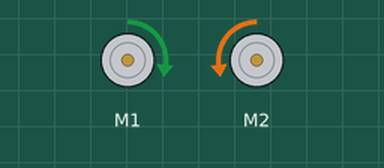
Bench run of a sketch on a simulated Arduino Uno, built with avr-gcc and run on an emulated ATmega328P. Parts: 2 × DC motor (green arrow = forward, orange = backward, longer = faster).

Above: at 1.1 s.
At 1.7 s:
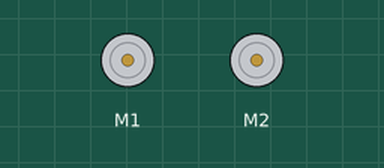
Timing chart, 0 to 3.2 s (numbered marks = the images above):
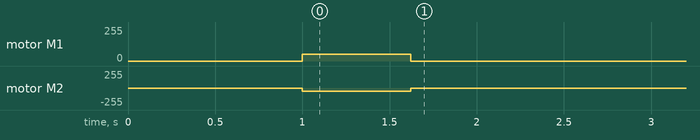

Measured:
- by itself, motor M1: stopped → forward 50/255 at 1.0 s, → stopped 0.62 s later
- by itself, motor M2: stopped → backward 50/255 at 1.0 s, → stopped 0.62 s later

The sketch:

_180turn.ino
```cpp
#include <OrangutanMotors.h>

OrangutanMotors motors;

void setup() {
  delay(1000);
    motors.setSpeeds(50,-50);
    delay(620);
  motors.setSpeeds(0,0);
}

void loop() {
  // put your main code here, to run repeatedly:

}
```
